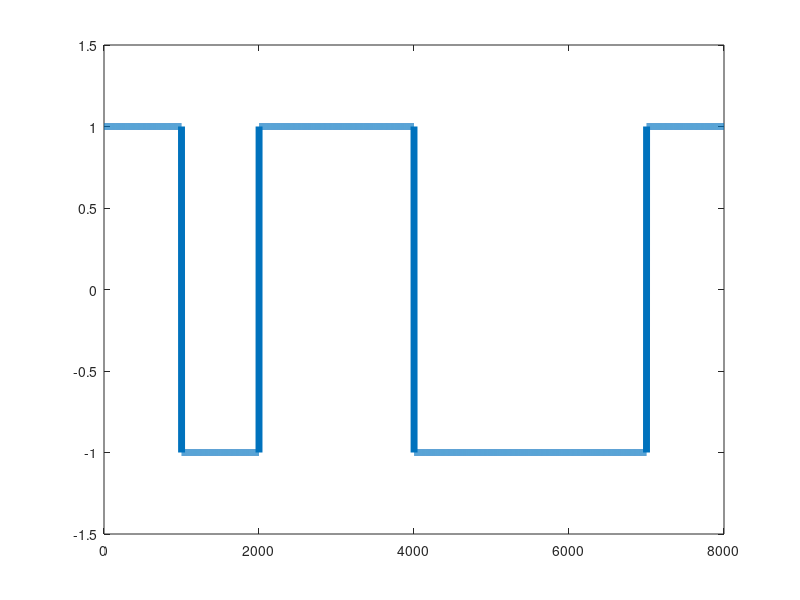

This chart was generated by the following MATLAB code:
input_data = [0 1 0 0 1 1 1 0];
bit_duration = 1000;
output_data = zeros(1, bit_duration*length(input_data));
time = 1:1:length(output_data);
% encoding
index = 1;
for i=1:length(input_data)
  if input_data(i)==1
    for j=index:index+bit_duration-1
      output_data(j) = -1;
    endfor
    index = index + bit_duration;
  else
    for j=index:index+bit_duration-1
      output_data(j) = 1;
    endfor
    index = index + bit_duration;
  endif
endfor
plot(time, output_data, 'LineWidth',5);
xlim([0 length(time)])
ylim([-1.5 1.5]);


% decoding
current_bit = output_data(1);
decoded_data = zeros(1, length(output_data)/bit_duration);
index = 1;
for i=1:bit_duration:length(output_data)
  fprintf('%d\n', i);
  if output_data(i) == 1
    decoded_data(index) = 0;
    index = index + 1;
  else 
    decoded_data(index) = 1;
    index = index + 1;
  endif
endfor
decoded_data